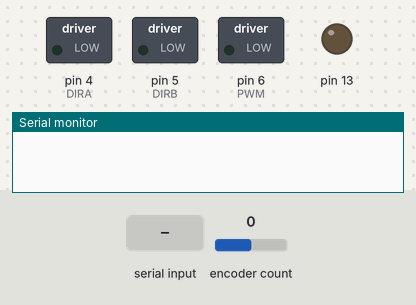
Bench run of a sketch on a simulated Arduino Uno, built with avr-gcc and run on an emulated ATmega328P. Parts: switched loads named in the sketch (green lamp = pin HIGH), output pins drawn as LEDs (lit = HIGH), the last lines printed to the serial monitor. Inputs (shaded band) come from the test bench; at power-on: encoder count 0.

Above: at 1.2 s.
1.3 s: "90,45\n" received over Serial
At 4.2 s:
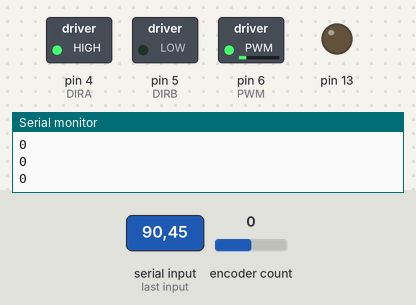
4.3 s: "200\n" received over Serial
At 6.8 s:
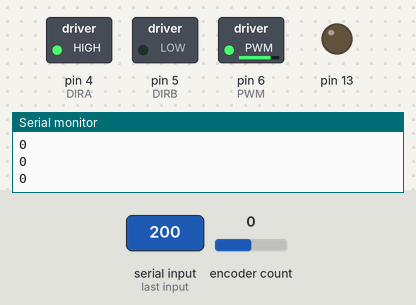
7.3 s: "90\n" received over Serial
Timing chart, 0 to 12.6 s (numbered marks = the images above; inputs shaded):
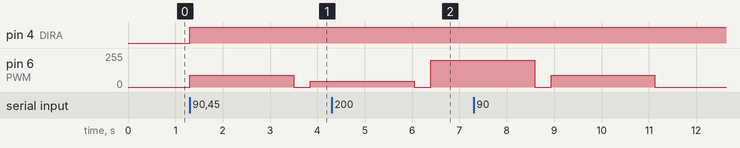

The sketch:

GetData.ino
```cpp
#define ENCODER_OPTIMIZE_INTERRUPTS
#include <Encoder.h>

#define PWM 6
#define DIRA 4
#define DIRB 5
#define ENCA 2
#define ENCB 3

Encoder motor(ENCA, ENCB);

const int simulationTime = 2000;
const int deltaT = 10;
long Data[simulationTime/deltaT];
int Time[simulationTime/deltaT];
unsigned long tSimPastEncoder = 0;

unsigned long tPast = 0;
long lastPulse = 0;
long nPulseTurn = 1200;

void setup() {
  Serial.begin(9600);
  pinMode(DIRA,OUTPUT);
  pinMode(DIRB,OUTPUT);
  pinMode(13,OUTPUT);
  initialize();
}

void loop() {
  while(!Serial.available()){
  }
  int velocity = Serial.parseInt();
  if(velocity != 0){
    motorStep(velocity);
    sendMensage();
  }
}

void initialize(){
  for(int index = 0; index < simulationTime/deltaT; index++){
    Time[index] = deltaT*index;
  }
}

void sendMensage(){
  for (int index = 0; index < simulationTime/deltaT; index++) {
    Serial.print(Data[index]);//Posicao
//    Serial.print(F(","));
//    Serial.print(Time[index]);
    Serial.print(F("\n"));
  }
}

void moveMotor(int me){
  if(me>0){
    digitalWrite(DIRA,HIGH);
    digitalWrite(DIRB,LOW);
    me = constrain(me,25,255);
  }
  else if(me < 0){
    digitalWrite(DIRA,LOW);
    digitalWrite(DIRB,HIGH);
    me = constrain(me,-255,-25);
  }
  analogWrite(PWM,abs(me));
}

void motorStep(int velocity){
  int index_encoder = 0;
  moveMotor(velocity);
  motor.write(0);
  while(index_encoder < simulationTime/deltaT){
    if(millis() - tSimPastEncoder > deltaT){
      Data[index_encoder] = motor.read();
      tSimPastEncoder = millis();
      index_encoder++;
    }
  }
  moveMotor(0);
}

float getVelocity(){
  float velPulse_ms = (motor.read() - lastPulse)/float(millis() - tPast);
  lastPulse = motor.read();
  tPast = millis();
  return velPulse_ms;
}
```

Measured:
- after the input at 1.3 s, pin 4 (DIRA): LOW → HIGH at once; pin 6 (PWM): 0/255 → 90/255 at once, → 0/255 2.2 s later, → 45/255 0.35 s later
